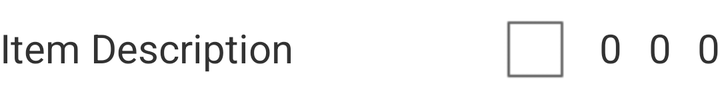
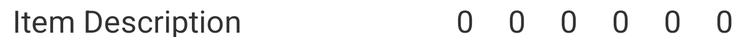

Two renders of one Android screen. The first uses the default layout on a phone; the second uses the alternative layout the repository ships for a different screen configuration, on a matching device. The two XML files are below.
<!-- AndroidManifest.xml: application theme android:Theme.Light -->
<!-- res/layout/category_sub_item.xml -->
<?xml version="1.0" encoding="utf-8"?>
<LinearLayout xmlns:android="http://schemas.android.com/apk/res/android"
              android:orientation="horizontal"
              android:weightSum="5"
              android:layout_width="match_parent"
              android:layout_height="wrap_content">
    <TextView
            android:layout_width="match_parent"
            android:layout_height="wrap_content"
            android:layout_weight="0.5"
            android:text="Item Description"
            android:id="@+id/txtItemDescription"
            android:textSize="20dp"/>

    <CheckBox
            android:layout_width="wrap_content"
            android:layout_height="wrap_content"
            android:editable="false"
            android:focusable="false"
            android:id="@+id/checkBox"
            android:textSize="20dp"
            android:checked="false"/>
    <TextView
            android:layout_width="match_parent"
            android:layout_height="wrap_content"
            android:text="0"
            android:gravity="right"
            android:layout_weight="1.5"
            android:id="@+id/txtQuantity"
            android:textSize="20dp"/>
    <TextView
            android:layout_width="match_parent"
            android:layout_height="wrap_content"
            android:text="0"
            android:gravity="right"
            android:layout_weight="1.5"
            android:id="@+id/txtFreeIssue"
            android:textSize="20dp"/>
    <TextView
            android:layout_width="match_parent"
            android:layout_height="wrap_content"
            android:gravity="right"
            android:text="0"
            android:layout_weight="1.5"
            android:id="@+id/txtEachDiscount"
            android:textSize="20dp"/>
</LinearLayout>
<!-- resources referenced by this layout -->
<resources>

</resources>
<!-- res/layout-large/category_sub_item.xml (the repository's variant of the layout above) -->
<!-- drawn on a 7-inch tablet held upright -->
<?xml version="1.0" encoding="utf-8"?>
<LinearLayout xmlns:android="http://schemas.android.com/apk/res/android"
              android:orientation="horizontal"
              android:weightSum="10"
              android:layout_width="match_parent"
              android:layout_height="30dp">
    <TextView
            android:layout_width="0dp"
            android:layout_height="match_parent"
            android:layout_weight="5.64"
            android:text="Item Description"
            android:id="@+id/txtItemDescription"
            android:textSize="25dp" android:paddingLeft="10dp" android:gravity="center_vertical"/>

    <TextView
            android:layout_width="0dp"
            android:layout_height="match_parent"
            android:text="0"
            android:gravity="center_vertical|right"
            android:layout_weight="0.69"
            android:id="@+id/txtQuantity"
            android:textSize="25dp"/>
    <TextView
            android:layout_width="0dp"
            android:layout_height="match_parent"
            android:text="0"
            android:gravity="center_vertical|right"
            android:layout_weight="0.69"
            android:id="@+id/txtFreeIssue"
            android:textSize="25dp"/>
    <TextView
            android:layout_width="0dp"
            android:layout_height="match_parent"
            android:gravity="center_vertical|right"
            android:text="0"
            android:layout_weight="0.69"
            android:id="@+id/txtEachDiscount"
            android:textSize="25dp"/>
    <TextView
            android:layout_width="0dp"
            android:layout_height="match_parent"
            android:gravity="center_vertical|right"
            android:text="0"
            android:layout_weight="0.69"
            android:id="@+id/txtReturnQuantity"
            android:textSize="25dp"/>
    <TextView
            android:layout_width="0dp"
            android:layout_height="match_parent"
            android:gravity="center_vertical|right"
            android:text="0"
            android:layout_weight="0.69"
            android:id="@+id/txtReplaceQuantity"
            android:textSize="25dp"/>
    <TextView
            android:layout_width="0dp"
            android:layout_height="match_parent"
            android:gravity="center_vertical|right"
            android:text="0"
            android:layout_weight="0.69"
            android:id="@+id/txtSampleQuantity"
            android:textSize="25dp"/>
</LinearLayout>
